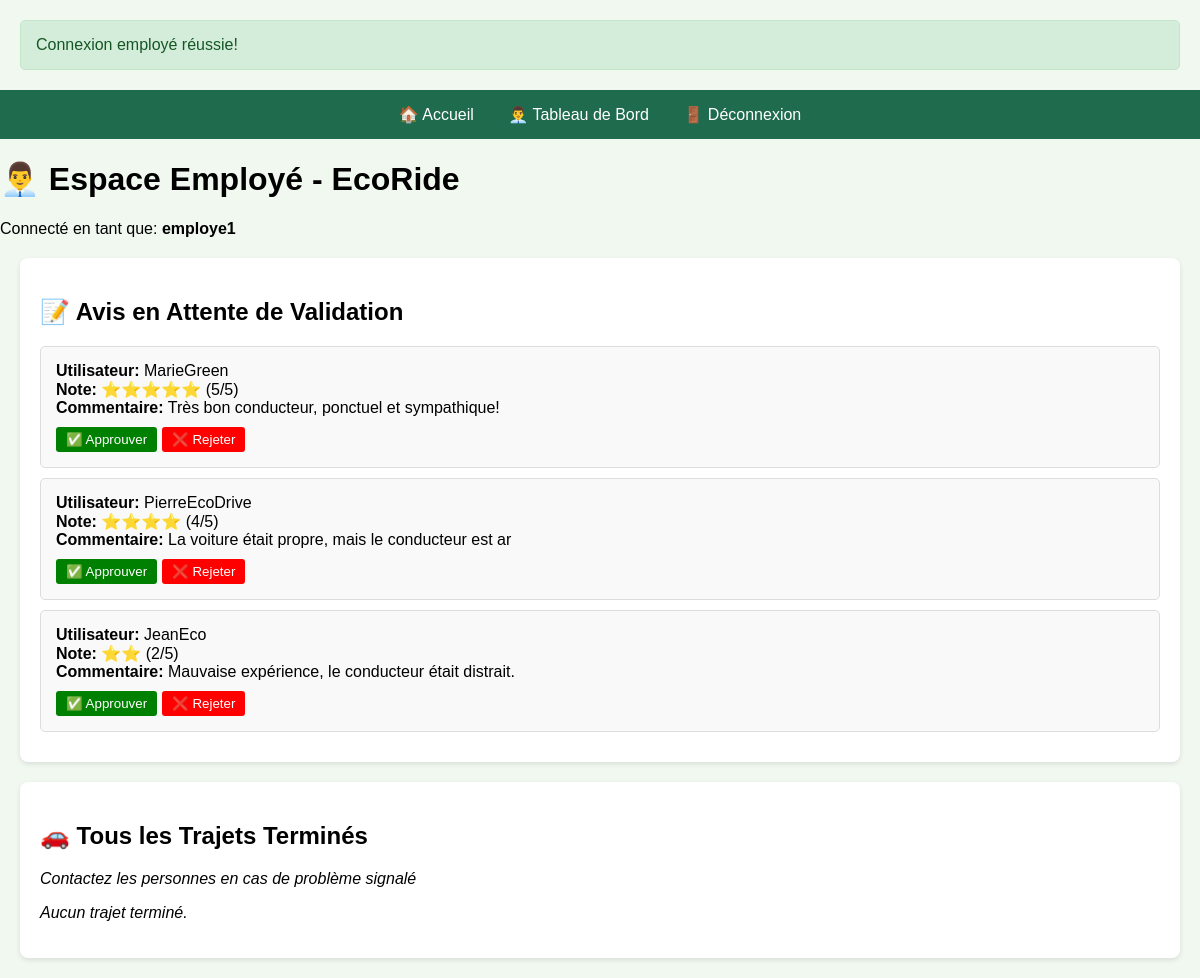
Screenshot of /employee-dashboard.php (signed in) with the database file from the repository.
### tables this page shows
CREATE TABLE avis (
    avis_id INT PRIMARY KEY AUTO_INCREMENT,
    commentaire VARCHAR(50),
    note VARCHAR(50),
    statut VARCHAR(50) DEFAULT 'en attente'
);

CREATE TABLE utilisateur (
    utilisateur_id INT PRIMARY KEY AUTO_INCREMENT,
    nom VARCHAR(50) NOT NULL,
    prenom VARCHAR(50) NOT NULL,
    email VARCHAR(50) UNIQUE NOT NULL,
    password VARCHAR(255) NOT NULL,
    telephone VARCHAR(50),
    adresse VARCHAR(50),
    date_naissance VARCHAR(50),
    photo BLOB,
    pseudo VARCHAR(50) UNIQUE NOT NULL,
    credit INT DEFAULT 20
);

### employee-dashboard.php (the view, shortened to what this page needs)
<?php
require_once 'config/config.php';
if (isset($_SESSION['success_message'])) {
    echo "<div style='background: #d4edda; color: #155724; padding: 15px; margin: 20px; border: 1px solid #c3e6cb; border-radius: 5px;'>";
    echo $_SESSION['success_message'];
    echo "</div>";
    unset($_SESSION['success_message']);}
?>
<!DOCTYPE html>
<html lang="fr">
<head>
</head>
<body>
    <nav>
        <a href="index.php">🏠 Accueil</a>
        <a href="employee-dashboard.php">👨‍💼 Tableau de Bord</a>
        <a href="employee-logout.php">🚪 Déconnexion</a>
    </nav>
    <h1>👨‍💼 Espace Employé - EcoRide</h1>
    <p>Connecté en tant que: <strong><?php echo $_SESSION['employee_pseudo']; ?></strong></p>
    <div class="employee-section">
        <h2>📝 Avis en Attente de Validation</h2>
        <?php
        $sql = "SELECT a.avis_id, a.commentaire, a.note, u.pseudo as user_pseudo
                FROM avis a
                JOIN depose d ON a.avis_id = d.avis_id
                JOIN utilisateur u ON d.utilisateur_id = u.utilisateur_id
                WHERE a.statut = 'en attente'";
        $result = $conn->query($sql);
        if ($result->num_rows > 0) {
            while($review = $result->fetch_assoc()) {
                echo "<div class='review-item'>";
                echo "<strong>Utilisateur:</strong> " . $review['user_pseudo'] . "<br>";
                echo "<strong>Note:</strong> " . str_repeat('⭐', $review['note']) . " ($review[note]/5)<br>";
                echo "<strong>Commentaire:</strong> " . ($review['commentaire'] ?: 'Aucun commentaire') . "<br>";
                echo "<div style='margin-top: 10px;'>";
                echo "<form action='config/validate-review.php' method='POST' style='display: inline;'>";
                echo "<button type='submit' class='btn-approve'>✅ Approuver</button>";
                echo "</form>";
                echo "<form action='config/validate-review.php' method='POST' style='display: inline;'>";
                echo "<button type='submit' class='btn-reject'>❌ Rejeter</button>";
                echo "</form>";
                echo "</div>";
                echo "</div>";
            }
        } else {
            echo "<p><em>Aucun avis en attente de validation.</em></p>";
        }
        ?>
    </div>
    <div class="employee-section">
        <h2>🚗 Tous les Trajets Terminés</h2>
        <p><em>Contactez les personnes en cas de problème signalé</em></p>
        <?php
        $sql = "SELECT c.covoiturage_id, c.lieu_depart, c.lieu_arrivee, c.date_depart,
                       driver.pseudo as driver_pseudo, driver.email as driver_email
                FROM covoiturage c
                JOIN participe p ON c.covoiturage_id = p.covoiturage_id AND p.est_conducteur = 1
                JOIN utilisateur driver ON p.utilisateur_id = driver.utilisateur_id
                WHERE c.statut = 'terminé'";
        $result = $conn->query($sql);
        if ($result->num_rows > 0) {
            while($trip = $result->fetch_assoc()) {
                echo "<div class='trip-item'>";
                echo "<strong>🔍 Numéro du trajet:</strong> $trip[covoiturage_id]<br>";
                echo "<strong>🚗 Conducteur:</strong> $trip[driver_pseudo] ($trip[driver_email])<br>";
                echo "<strong>📍 Trajet:</strong> $trip[lieu_depart] → $trip[lieu_arrivee]<br>";
                echo "<strong>📅 Date:</strong> $trip[date_depart]<br>";
                echo "<div style='margin-top: 10px;'>";
                echo "<button style='background: orange; color: black; padding: 5px 10px; border: none; cursor: pointer;'
                      onclick='alert(\"Contactez: $trip[driver_pseudo] ($trip[driver_email])\")'>
                      📞 Contacter
                      </button>";
                echo "</div>";
                echo "</div>";
            }
        } else {
            echo "<p><em>Aucun trajet terminé.</em></p>";
        }
        ?>
    </div>
</body>
</html>

### employee-dashboard.php (style rules this page uses)
body { font-family: Arial, sans-serif; margin: 0; padding: 0; background-color: #f0f8f0; }
nav { background: #1f6b4e; padding: 15px; text-align: center; }
nav a { color: white; margin: 0 15px; text-decoration: none; }
.employee-section { background: white; padding: 20px; margin: 20px; border-radius: 8px; box-shadow: 0 2px 5px rgba(0,0,0,0.1); }
.review-item, .trip-item { border: 1px solid #ddd; padding: 15px; margin: 10px 0; border-radius: 5px; background: #f9f9f9; }
.btn-approve { background: green; color: white; padding: 5px 10px; border: none; border-radius: 3px; cursor: pointer; margin-right: 5px; }
.btn-reject { background: red; color: white; padding: 5px 10px; border: none; border-radius: 3px; cursor: pointer; }

### rows the page displays
avis: utilisateur.pseudo "MarieGreen", note "⭐⭐⭐⭐⭐", note "5", commentaire "Très bon conducteur, ponctuel et sympathique!"
avis: utilisateur.pseudo "PierreEcoDrive", note "⭐⭐⭐⭐", note "4", commentaire "La voiture était propre, mais le conducteur est ar"
avis: utilisateur.pseudo "JeanEco", note "⭐⭐", note "2", commentaire "Mauvaise expérience, le conducteur était distrait."

### other values shown
$_SESSION['success_message'] "Connexion employé réussie!"
$_SESSION['employee_pseudo'] "employe1"
